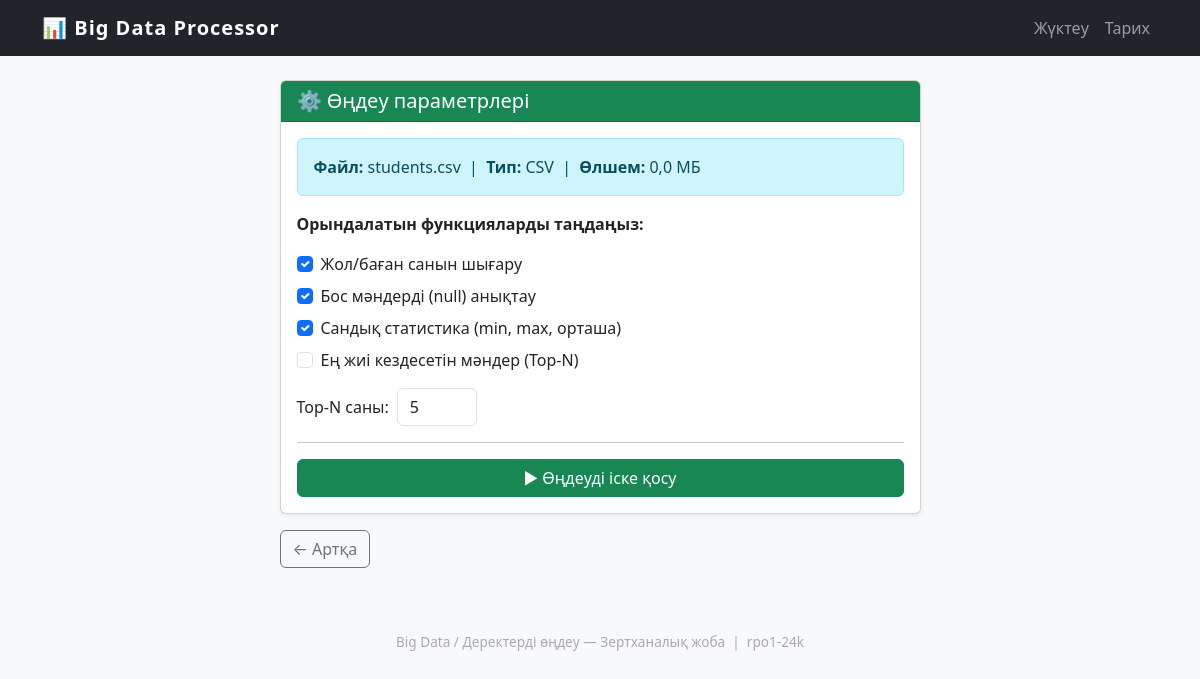
Page /process/5/ on the committed database.
### dataprocessor/models.py (models this page shows, shortened)
class UploadedFile(models.Model):
    file = models.FileField(upload_to='uploads/')
    original_name = models.CharField(max_length=255)
    file_size = models.BigIntegerField(default=0)
    file_type = models.CharField(max_length=10, blank=True)
    uploaded_at = models.DateTimeField(auto_now_add=True)
    is_processed = models.BooleanField(default=False)
    class Meta:
        verbose_name = 'Жүктелген файл'
        verbose_name_plural = 'Жүктелген файлдар'
        ordering = ['-uploaded_at']
    def get_file_size_mb(self):
        return round(self.file_size / (1024 * 1024), 2)

### dataprocessor/views.py (the view)
# urls.py: path('process/<int:file_id>/', views.process_view, name='process'),
def process_view(request, file_id: int):
    file_record = get_object_or_404(UploadedFile, pk=file_id)
    if request.method == 'POST':
        options_form = ProcessingOptionsForm(request.POST)
        if options_form.is_valid():
            opts = options_form.cleaned_data
            start_time = time.time()
            try:
                file_path = file_record.file.path
                df = load_file_to_dataframe(file_path, file_record.file_type)
                original_df = df.copy()
                df, detailed_changes = clean_data(df)
                changes = analyze_changes(original_df, df, detailed_changes)
                result_data = {}
                if opts.get('show_shape'):
                    result_data['shape'] = get_shape(df)
                if opts.get('show_nulls'):
                    result_data['null_info'] = get_null_info(df)
                if opts.get('show_stats'):
                    result_data['numeric_stats'] = get_numeric_stats(df)
                if opts.get('show_top_values'):
                    top_n = opts.get('top_n') or 5
                    result_data['top_values'] = get_top_values(df, top_n=top_n)
                elapsed = time.time() - start_time
                shape = result_data.get('shape', {})
                null_info = result_data.get('null_info', {})
                numeric = result_data.get('numeric_stats', {})
                top_vals = result_data.get('top_values', {})
                ProcessingResult.objects.update_or_create(
                    uploaded_file=file_record,
                    defaults={
                        'row_count':      shape.get('row_count'),
                        'column_count':   shape.get('column_count'),
                        'column_names':   shape.get('column_names'),
                        'null_counts':    null_info.get('null_counts'),
                        'total_nulls':    null_info.get('total_nulls'),
                        'numeric_stats':  numeric or None,
                        'top_values':     top_vals or None,
                        'processing_time': round(elapsed, 3),
                        'error_message':  '',
                    }
                )
                file_record.is_processed = True
                file_record.save()
                request.session['changes'] = changes
                messages.success(request, f'Өңдеу аяқталды! ({elapsed:.2f} сек)')
                return redirect('results', file_id=file_id)
            except NotImplementedError as e:
                messages.error(request, f'Функция әлі іске асырылмаған: {e}')
            except Exception as e:
                ProcessingResult.objects.update_or_create(
                    uploaded_file=file_record,
                    defaults={'error_message': str(e)}
                )
                messages.error(request, f'Өңдеу кезінде қате: {e}')
    else:
        options_form = ProcessingOptionsForm()
    context = {
        'file_record': file_record,
        'options_form': options_form,
    }
    return render(request, 'dataprocessor/process.html', context)

### dataprocessor/templates/dataprocessor/process.html (shortened to what this page needs)
{% extends "dataprocessor/base.html" %}
{% block content %}
<div class="row justify-content-center">
    <div class="col-md-7">
        <div class="card shadow-sm">
            <div class="card-header bg-success text-white">
                <h5 class="mb-0">⚙️ Өңдеу параметрлері</h5>
            </div>
            <div class="card-body">
                <div class="alert alert-info">
                    <strong>Файл:</strong> {{ file_record.original_name }}
                    &nbsp;|&nbsp;
                    <strong>Тип:</strong> {{ file_record.file_type|upper }}
                    &nbsp;|&nbsp;
                    <strong>Өлшем:</strong> {{ file_record.get_file_size_mb }} МБ
                </div>
                <form method="post">
                    <p class="fw-bold">Орындалатын функцияларды таңдаңыз:</p>
                    <div class="form-check mb-2">
                        {{ options_form.show_shape }}
                        <label class="form-check-label" for="{{ options_form.show_shape.id_for_label }}">
                            {{ options_form.show_shape.label }}
                        </label>
                    </div>
                    <div class="form-check mb-2">
                        {{ options_form.show_nulls }}
                        <label class="form-check-label" for="{{ options_form.show_nulls.id_for_label }}">
                            {{ options_form.show_nulls.label }}
                        </label>
                    </div>
                    <div class="form-check mb-2">
                        {{ options_form.show_stats }}
                        <label class="form-check-label" for="{{ options_form.show_stats.id_for_label }}">
                            {{ options_form.show_stats.label }}
                        </label>
                    </div>
                    <div class="form-check mb-3">
                        {{ options_form.show_top_values }}
                        <label class="form-check-label" for="{{ options_form.show_top_values.id_for_label }}">
                            {{ options_form.show_top_values.label }}
                        </label>
                    </div>
                    <div class="mb-3 d-flex align-items-center gap-2">
                        <label class="form-label mb-0">Top-N саны:</label>
                        {{ options_form.top_n }}
                    </div>
                    <hr>
                    <button type="submit" class="btn btn-success w-100" id="process-btn">
                        ▶ Өңдеуді іске қосу
                    </button>
                </form>
            </div>
        </div>
        <a href="{% url 'index' %}" class="btn btn-outline-secondary mt-3">← Артқа</a>
    </div>
</div>
{% endblock %}

### dataprocessor/templates/dataprocessor/base.html (style rules this page uses)
body { background: #f8f9fa; }

### rows in the picture
UploadedFile: original_name "students.csv", file_type "CSV", get_file_size_mb "0,0"

### other values in the picture
{{ options_form.show_shape.label }} "Жол/баған санын шығару"
{{ options_form.show_nulls.label }} "Бос мәндерді (null) анықтау"
{{ options_form.show_stats.label }} "Сандық статистика (min, max, орташа)"
{{ options_form.show_top_values.label }} "Ең жиі кездесетін мәндер (Top-N)"
